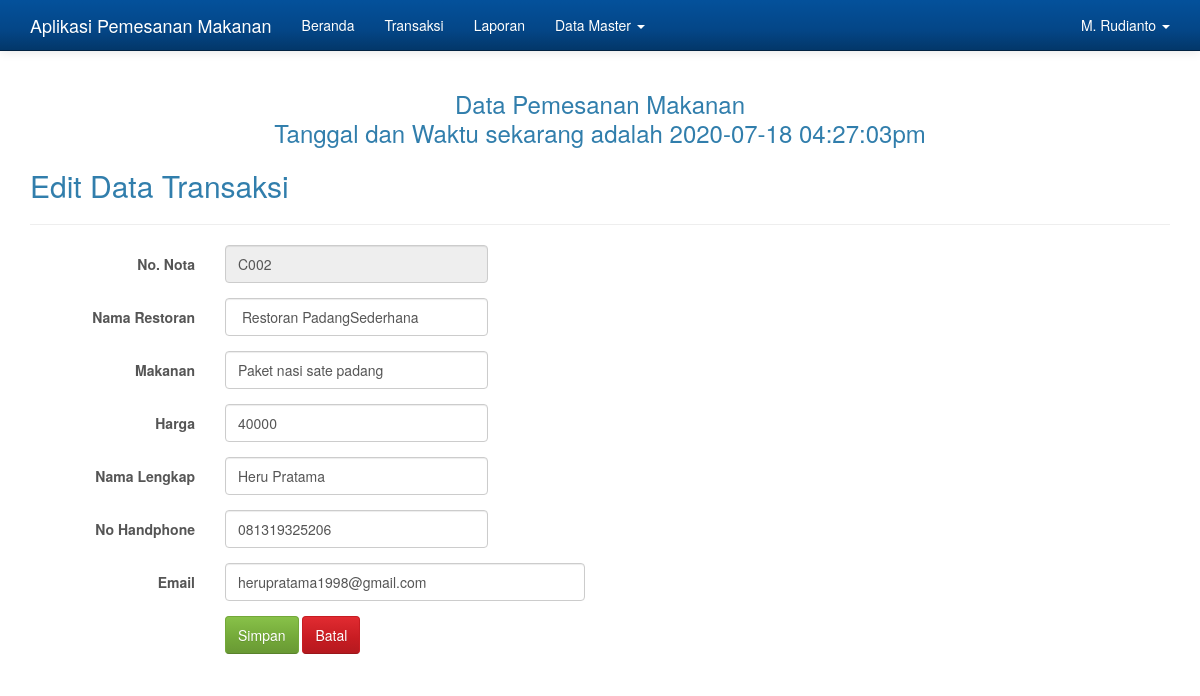
Page /admin.php?hlm=transaksi&aksi=edit&id_transaksi=83 (signed in) on the committed database.
### tables this page shows
CREATE TABLE IF NOT EXISTS `transaksi` (
  `id_transaksi` int(10) NOT NULL,
  `no_nota` varchar(100) NOT NULL,
  `jenis` varchar(100) NOT NULL,
  `makan` varchar(100) NOT NULL,
  `biaya` varchar(50) NOT NULL,
  `nama` varchar(50) NOT NULL,
  `hape` varchar(50) NOT NULL,
  `mail` varchar(50) NOT NULL,
  `email` char(100) NOT NULL,
  `id_user` tinyint(1) NOT NULL
);

### transaksi_edit.php (the view)
<?php
if( empty( $_SESSION['id_user'] ) ){
	$_SESSION['err'] = '<strong>ERROR!</strong> Anda harus login terlebih dahulu.';
	header('Location: ./');
	die();
} else {
	if( isset( $_REQUEST['submit'] )){
		$id_transaksi = $_REQUEST['id_transaksi'];
		$jenis = $_REQUEST['jenis'];
		$makan = $_REQUEST['makan'];
		$biaya = $_REQUEST['biaya'];
		$nama = $_REQUEST['nama'];
		$hape = $_REQUEST['hape'];
		$mail = $_REQUEST['mail'];
		$sql = mysqli_query($koneksi, "UPDATE transaksi SET jenis='$jenis', makan='$makan', biaya='$biaya', nama='$nama', hape='$hape', hape='$hape' WHERE id_transaksi='$id_transaksi'");
		if($sql == true){
			header('Location: ./admin.php?hlm=transaksi');
			die();
		} else {
			echo 'ERROR! Periksa penulisan querynya.';
		}
	} else {
		$id_transaksi = $_REQUEST['id_transaksi'];
		$sql = mysqli_query($koneksi, "SELECT * FROM transaksi WHERE id_transaksi='$id_transaksi'");
		while($row = mysqli_fetch_array($sql)){
?>
<h2>Edit Data Transaksi</h2>
<hr>
<form method="post" action="" class="form-horizontal" role="form">
	<div class="form-group">
		<label for="no_nota" class="col-sm-2 control-label">No. Nota</label>
		<div class="col-sm-3">
			<input type="text" class="form-control" id="no_nota" value="<?php echo $row['no_nota']; ?>"name="no_nota" placeholder="No. Nota" readonly>
		</div>
	</div>
	<div class="form-group">
		<label for="jenis" class="col-sm-2 control-label">Nama Restoran</label>
		<div class="col-sm-3">
			<input type="text" class="form-control" id="jenis" name="jenis" value="<?php echo $row['jenis']; ?>" placeholder="Nama Restoran" required>
		</div>
	</div>
	<div class="form-group">
		<label for="makan" class="col-sm-2 control-label">Makanan</label>
		<div class="col-sm-3">
			<input type="text" class="form-control" id="makan" name="makan" value="<?php echo $row['makan']; ?>" placeholder="Makanan" required>
		</div>
	</div>
	<div class="form-group">
		<label for="biaya" class="col-sm-2 control-label">Harga</label>
		<div class="col-sm-3">
			<input type="text" class="form-control" id="biaya" name="biaya" value="<?php echo $row['biaya']; ?>" placeholder="Harga" required>
		</div>
	</div>
	<div class="form-group">
		<label for="nama" class="col-sm-2 control-label">Nama Lengkap</label>
		<div class="col-sm-3">
			<input type="text" class="form-control" id="nama" name="nama" value="<?php echo $row['nama']; ?>" placeholder="Nama Lengkap" required>
		</div>
	</div>
	<div class="form-group">
		<label for="hape" class="col-sm-2 control-label">No Handphone</label>
		<div class="col-sm-3">
			<input type="text" class="form-control" id="hape" name="hape" value="<?php echo $row['hape']; ?>" placeholder="No Handpone" required>
		</div>
	</div>
	<div class="form-group">
		<label for="mail" class="col-sm-2 control-label">Email</label>
		<div class="col-sm-4">
			<input type="text" class="form-control" id="mail" name="mail" value="<?php echo $row['mail']; ?>" placeholder="Email" required>
		</div>
	</div>
	<div class="form-group">
		<div class="col-sm-offset-2 col-sm-10">
			<button type="submit" name="submit" class="btn btn-success">Simpan</button>
			<a href="./admin.php?hlm=transaksi" class="btn btn-danger">Batal</a>
		</div>
	</div>
</form>
<?php
	}
	}
}
?>

### admin.php (style rules this page uses)
body { min-height: 200px; padding-top: 70px; }

### rows in the picture
transaksi: no_nota "C002", jenis "Restoran PadangSederhana", makan "Paket nasi sate padang", biaya "40000", nama "Heru Pratama", hape "081319325206", mail "herupratama1998@gmail.com"

### other values in the picture
$_SESSION['nama'] "M. Rudianto"
